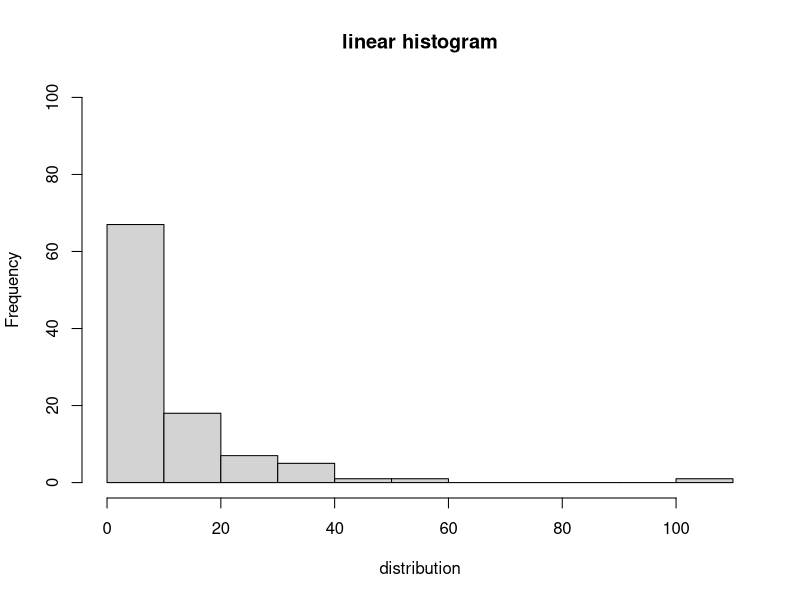
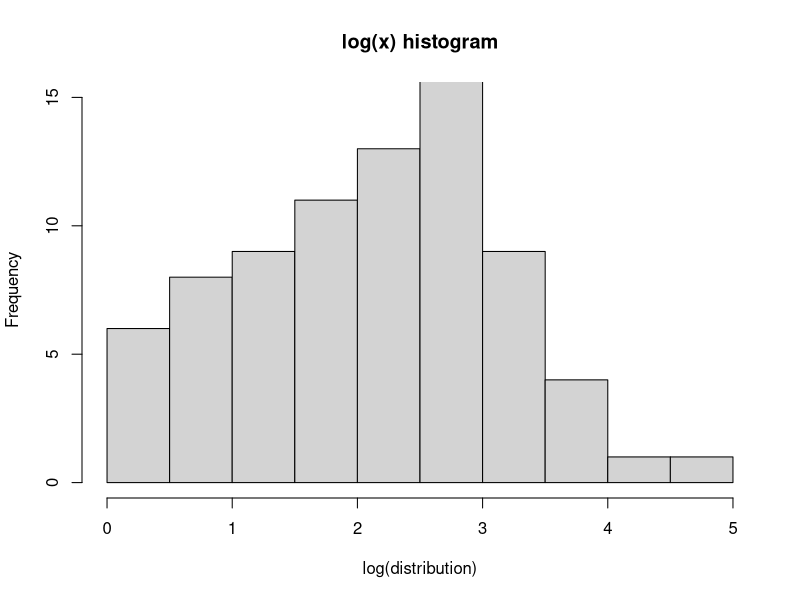

The R script that drew these images, in order:
## ---- chunk 1
set.seed(80)
distribution <- rnbinom(n = 100,mu = 10, size = 1/2)

## ---- chunk 2
hist(distribution, ylim = c(0,100), xlim =c(0,110), main = "linear histogram" )
hist(log(distribution), ylim = c(0,15), xlim = c(0,5), main = "log(x) histogram")
